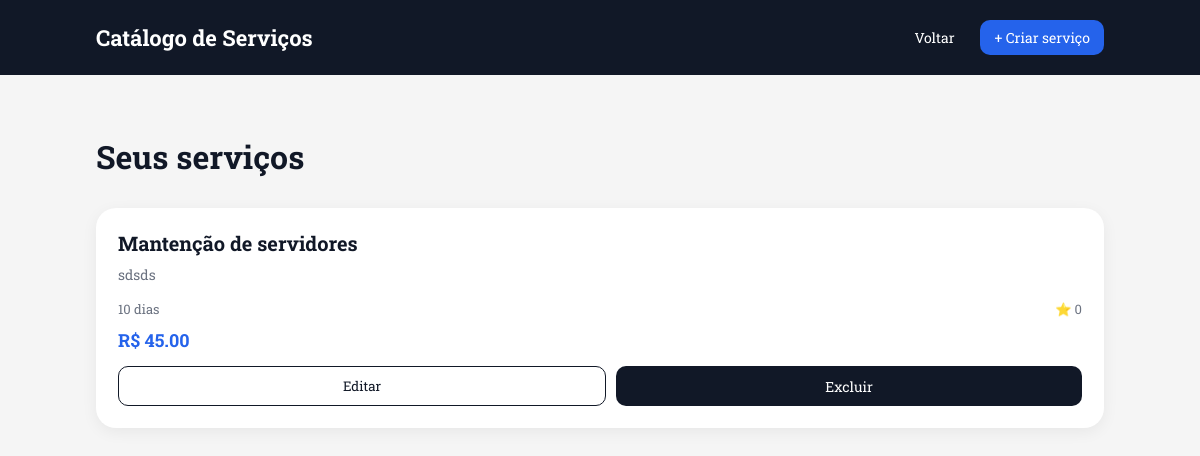
/frontend/public/Prestador/servicos/meus-servicos.php (signed in), run on an earlier commit of the app's database.
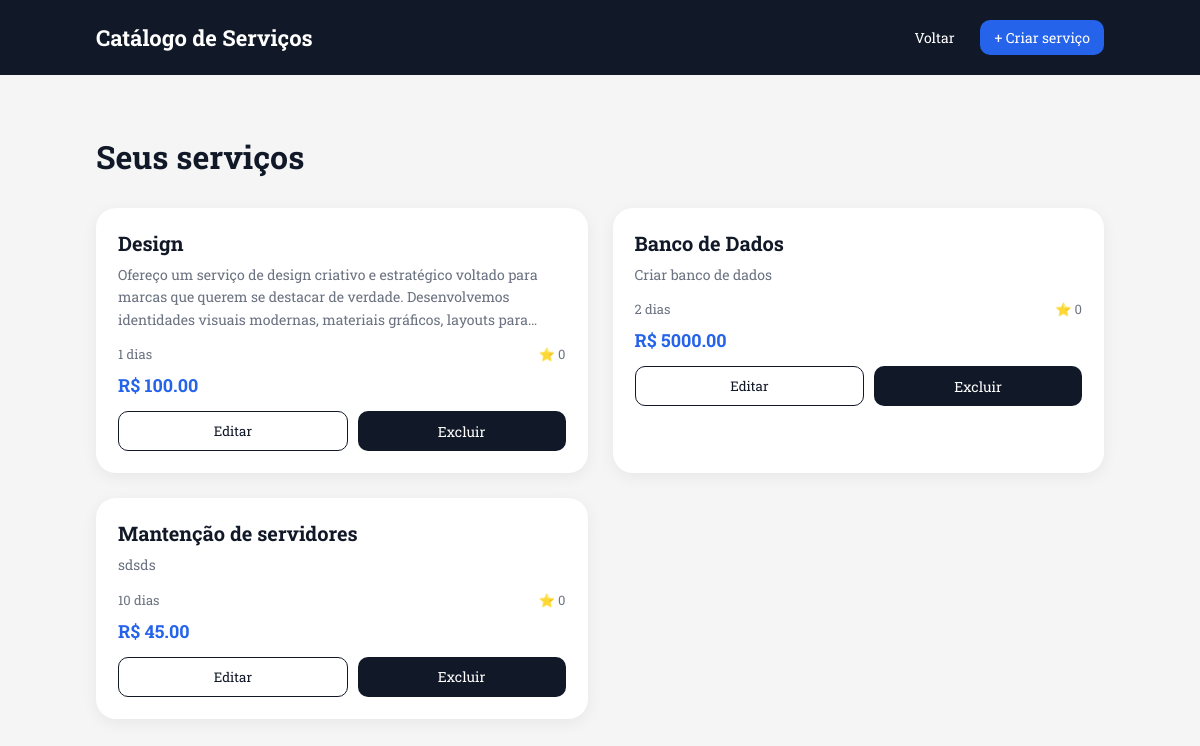
And on a later commit of the database.
### tables this page shows
CREATE TABLE `servicos` (
  `id` int(11) NOT NULL,
  `usuario_id` int(11) NOT NULL,
  `categoria_id` int(11) NOT NULL,
  `nome_servico` varchar(255) NOT NULL,
  `descricao` varchar(255) DEFAULT NULL,
  `preco` decimal(10,2) NOT NULL,
  `prazo` int(11) NOT NULL,
  `localizacao` varchar(255) DEFAULT NULL,
  `criado_em` timestamp NOT NULL DEFAULT current_timestamp()
);

### backend/app/controllers/ServicoController.php (called while the page is built, shortened)
<?php
require_once "C:/Turma2/xampp/htdocs/catalogo-servicos/backend/app/models/ServicoModel.php";
class ServicoController
{
    private $servicoModel;
    public function __construct($pdo)
    {
        $this->servicoModel = new ServicoModel($pdo);
    }
    public function listarPorPrestador($prestadorId)
    {
        return $this->servicoModel->listarPorPrestador($prestadorId);
    }
}

### backend/app/models/ServicoModel.php (called while the page is built, shortened)
<?php
class ServicoModel {
    private $pdo;
    public function __construct($pdo){
        $this->pdo = $pdo;
    }
    public function listarPorPrestador($usuarioId){
        $sql = "SELECT
                    s.*,
                    c.nome AS categoria
                FROM servicos s
                INNER JOIN categorias c ON c.id = s.categoria_id
                WHERE s.usuario_id = ?
                ORDER BY s.id DESC";
        $stmt = $this->pdo->prepare($sql);
        $stmt->execute([$usuarioId]);
        return $stmt->fetchAll(PDO::FETCH_ASSOC);
    }
}

### frontend/public/Prestador/servicos/meus-servicos.php (the view, shortened to what this page needs)
<?php
require_once "C:/Turma2/xampp/htdocs/catalogo-servicos/backend/app/database/database.php";
require_once "C:/Turma2/xampp/htdocs/catalogo-servicos/backend/app/controllers/ServicoController.php";
$servicoController = new ServicoController($pdo);
$prestadorId = $_SESSION['usuario']['id'];
$servicos = $servicoController->listarPorPrestador($prestadorId);
?>
<!DOCTYPE html>
<html lang="pt-br">
<head>
    <link rel="stylesheet" href="../../css/meus-servicos.css">
</head>
<body>
    <header>
        <div class="logo">
            Catálogo de Serviços
        </div>
        <nav>
            <a href="../../home.php">
                Voltar
            </a>
            <a href="criar-servico.php" class="btn-primary">
                + Criar serviço
            </a>
        </nav>
    </header>
    <section class="servicos">
        <h2>Seus serviços</h2>
        <div class="servicos-grid">
            <?php foreach ($servicos as $servico): ?>
                <div class="card-servico">
                    <h3>
                        <?= $servico['nome_servico'] ?>
                    </h3>
                    <p class="descricao">
                        <?= $servico['descricao'] ?>
                    </p>
                    <div class="info">
                        <span>
                            <?= $servico['prazo'] ?> dias
                        </span>
                        <span>
                            ⭐ <?= $servico['avaliacao'] ?? 0 ?>
                        </span>
                    </div>
                    <div class="preco">
                        R$ <?= $servico['preco'] ?>
                    </div>
                    <div class="acoes">
                        <button
    class="btn-editar"
    onclick="abrirModal(
        '<?= $servico['id'] ?>',
        '<?= $servico['nome_servico'] ?>',
        '<?= $servico['descricao'] ?>',
        '<?= $servico['preco'] ?>',
        '<?= $servico['prazo'] ?>',
        '<?= $servico['localizacao'] ?>',
        '<?= $servico['categoria_id'] ?>'
    )"
>
    Editar
</button>
                        <a href="deletar-servico.php?id=<?= $servico['id'] ?>">
                            Excluir
                        </a>
                    </div>
                </div>
            <?php endforeach; ?>
        </div>
    </section>
</body>
</html>

What changed in the data, as far as the page shows it:
added servicos: nome_servico "Design", descricao "Ofereço um serviço de design criativo e estratégico voltado para marcas que querem se destacar de verdade. Desenvolvemos identidades visuais modernas, materiais gráficos, layouts…", prazo "1", avaliacao "0", preco "100.00"
added servicos: nome_servico "Banco de Dados", descricao "Criar banco de dados", prazo "2", avaliacao "0", preco "5000.00"
